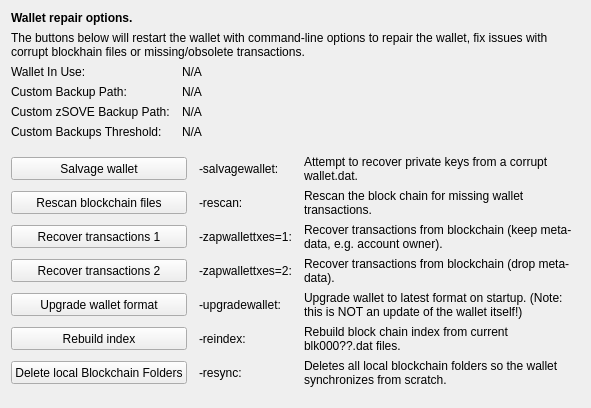
     <widget class="QWidget" name="tab_repair">
      <attribute name="title">
       <string>&amp;Wallet Repair</string>
      </attribute>
      <layout class="QGridLayout" name="gridLayout_4" columnstretch="0,0,0,0">
       <property name="horizontalSpacing">
        <number>12</number>
       </property>
       <item row="0" column="0" colspan="4">
        <widget class="QLabel" name="label_repair_header">
         <property name="font">
          <font>
           <weight>75</weight>
           <bold>true</bold>
          </font>
         </property>
         <property name="text">
          <string>Wallet repair options.</string>
         </property>
        </widget>
       </item>
       <item row="1" column="0" colspan="4">
        <widget class="QLabel" name="label_repair_helptext">
         <property name="font">
          <font>
           <weight>50</weight>
           <bold>false</bold>
          </font>
         </property>
         <property name="text">
          <string>The buttons below will restart the wallet with command-line options to repair the wallet, fix issues with corrupt blockhain files or missing/obsolete transactions.</string>
         </property>
         <property name="wordWrap">
          <bool>true</bool>
         </property>
        </widget>
       </item>
       <item row="2" column="0">
        <widget class="QLabel" name="wallet_path_label">
         <property name="text">
          <string>Wallet In Use:</string>
         </property>
        </widget>
       </item>
       <item row="2" column="1" colspan="3">
        <widget class="QLabel" name="wallet_path">
         <property name="cursor">
          <cursorShape>IBeamCursor</cursorShape>
         </property>
         <property name="text">
          <string>N/A</string>
         </property>
         <property name="textFormat">
          <enum>Qt::PlainText</enum>
         </property>
         <property name="textInteractionFlags">
          <set>Qt::LinksAccessibleByMouse|Qt::TextSelectableByKeyboard|Qt::TextSelectableByMouse</set>
         </property>
        </widget>
       </item>
       <item row="3" column="0">
        <widget class="QLabel" name="wallet_custombackuppath_label">
         <property name="text">
          <string>Custom Backup Path:</string>
         </property>
         <property name="visible">
          <bool>false</bool>
         </property>
        </widget>
       </item>
       <item row="3" column="1" colspan="3">
        <widget class="QLabel" name="wallet_custombackuppath">
         <property name="cursor">
          <cursorShape>IBeamCursor</cursorShape>
         </property>
         <property name="text">
          <string>N/A</string>
         </property>
         <property name="textFormat">
          <enum>Qt::PlainText</enum>
         </property>
         <property name="textInteractionFlags">
          <set>Qt::LinksAccessibleByMouse|Qt::TextSelectableByKeyboard|Qt::TextSelectableByMouse</set>
         </property>
         <property name="visible">
          <bool>false</bool>
         </property>
        </widget>
       </item>
       <item row="4" column="0">
        <widget class="QLabel" name="wallet_customzsovebackuppath_label">
         <property name="text">
          <string>Custom zSOVE Backup Path:</string>
         </property>
         <property name="visible">
          <bool>false</bool>
         </property>
        </widget>
       </item>
       <item row="4" column="1" colspan="3">
        <widget class="QLabel" name="wallet_customzsovebackuppath">
         <property name="cursor">
          <cursorShape>IBeamCursor</cursorShape>
         </property>
         <property name="text">
          <string>N/A</string>
         </property>
         <property name="textFormat">
          <enum>Qt::PlainText</enum>
         </property>
         <property name="textInteractionFlags">
          <set>Qt::LinksAccessibleByMouse|Qt::TextSelectableByKeyboard|Qt::TextSelectableByMouse</set>
         </property>
         <property name="visible">
          <bool>false</bool>
         </property>
        </widget>
       </item>
       <item row="5" column="0">
        <widget class="QLabel" name="wallet_custombackupthreshold_label">
         <property name="text">
          <string>Custom Backups Threshold:</string>
         </property>
         <property name="visible">
          <bool>false</bool>
         </property>
        </widget>
       </item>
       <item row="5" column="1" colspan="3">
        <widget class="QLabel" name="wallet_custombackupthreshold">
         <property name="cursor">
          <cursorShape>IBeamCursor</cursorShape>
         </property>
         <property name="text">
          <string>N/A</string>
         </property>
         <property name="textFormat">
          <enum>Qt::PlainText</enum>
         </property>
         <property name="textInteractionFlags">
          <set>Qt::LinksAccessibleByMouse|Qt::TextSelectableByKeyboard|Qt::TextSelectableByMouse</set>
         </property>
         <property name="visible">
          <bool>false</bool>
         </property>
        </widget>
       </item>
       <item row="6" column="0">
        <spacer name="verticalSpacer_repair1">
         <property name="orientation">
          <enum>Qt::Vertical</enum>
         </property>
         <property name="sizeHint" stdset="0">
          <size>
           <width>10</width>
           <height>10</height>
          </size>
         </property>
        </spacer>
       </item>
       <item row="7" column="0" colspan="2">
        <widget class="QPushButton" name="btn_salvagewallet">
         <property name="minimumSize">
          <size>
           <width>100</width>
           <height>23</height>
          </size>
         </property>
         <property name="text">
          <string>Salvage wallet</string>
         </property>
        </widget>
       </item>
       <item row="7" column="2">
        <widget class="QLabel" name="label_repair_salvage_command">
         <property name="text">
          <string notr="true">-salvagewallet:</string>
         </property>
        </widget>
       </item>
       <item row="7" column="3">
        <widget class="QLabel" name="label_repair_salvage">
         <property name="text">
          <string>Attempt to recover private keys from a corrupt wallet.dat.</string>
         </property>
         <property name="wordWrap">
          <bool>true</bool>
         </property>
        </widget>
       </item>
       <item row="8" column="0" colspan="2">
        <widget class="QPushButton" name="btn_rescan">
         <property name="minimumSize">
          <size>
           <width>100</width>
           <height>23</height>
          </size>
         </property>
         <property name="text">
          <string>Rescan blockchain files</string>
         </property>
        </widget>
       </item>
       <item row="8" column="2">
        <widget class="QLabel" name="label_repair_rescan_command">
         <property name="text">
          <string notr="true">-rescan:</string>
         </property>
        </widget>
       </item>
       <item row="8" column="3">
        <widget class="QLabel" name="label_repair_rescan">
         <property name="text">
          <string>Rescan the block chain for missing wallet transactions.</string>
         </property>
         <property name="wordWrap">
          <bool>true</bool>
         </property>
        </widget>
       </item>
       <item row="9" column="0" colspan="2">
        <widget class="QPushButton" name="btn_zapwallettxes1">
         <property name="minimumSize">
          <size>
           <width>100</width>
           <height>23</height>
          </size>
         </property>
         <property name="text">
          <string>Recover transactions 1</string>
         </property>
        </widget>
       </item>
       <item row="9" column="2">
        <widget class="QLabel" name="label_repair_zap1_command">
         <property name="text">
          <string notr="true">-zapwallettxes=1:</string>
         </property>
        </widget>
       </item>
       <item row="9" column="3">
        <widget class="QLabel" name="label_repair_zap1">
         <property name="text">
          <string>Recover transactions from blockchain (keep meta-data, e.g. account owner).</string>
         </property>
         <property name="wordWrap">
          <bool>true</bool>
         </property>
        </widget>
       </item>
       <item row="10" column="0" colspan="2">
        <widget class="QPushButton" name="btn_zapwallettxes2">
         <property name="minimumSize">
          <size>
           <width>100</width>
           <height>23</height>
          </size>
         </property>
         <property name="text">
          <string>Recover transactions 2</string>
         </property>
        </widget>
       </item>
       <item row="10" column="2">
        <widget class="QLabel" name="label_repair_zap2_command">
         <property name="text">
          <string notr="true">-zapwallettxes=2:</string>
         </property>
        </widget>
       </item>
       <item row="10" column="3">
        <widget class="QLabel" name="label_repair_zap2">
         <property name="text">
          <string>Recover transactions from blockchain (drop meta-data).</string>
         </property>
         <property name="wordWrap">
          <bool>true</bool>
         </property>
        </widget>
       </item>
       <item row="11" column="0" colspan="2">
        <widget class="QPushButton" name="btn_upgradewallet">
         <property name="minimumSize">
          <size>
           <width>100</width>
           <height>23</height>
          </size>
         </property>
         <property name="text">
          <string>Upgrade wallet format</string>
         </property>
        </widget>
       </item>
       <item row="11" column="2">
        <widget class="QLabel" name="label_repair_upgrade_command">
         <property name="text">
          <string notr="true">-upgradewallet:</string>
         </property>
        </widget>
       </item>
       <item row="11" column="3">
        <widget class="QLabel" name="label_repair_upgrade">
         <property name="text">
          <string>Upgrade wallet to latest format on startup. (Note: this is NOT an update of the wallet itself!)</string>
         </property>
         <property name="wordWrap">
          <bool>true</bool>
         </property>
        </widget>
       </item>
       <item row="12" column="0" colspan="2">
        <widget class="QPushButton" name="btn_reindex">
         <property name="minimumSize">
          <size>
           <width>100</width>
           <height>23</height>
          </size>
         </property>
         <property name="text">
          <string>Rebuild index</string>
         </property>
        </widget>
       </item>
       <item row="12" column="2">
        <widget class="QLabel" name="label_repair_reindex_command">
         <property name="text">
          <string notr="true">-reindex:</string>
         </property>
        </widget>
       </item>
       <item row="12" column="3">
        <widget class="QLabel" name="label_repair_reindex">
         <property name="text">
          <string>Rebuild block chain index from current blk000??.dat files.</string>
         </property>
         <property name="wordWrap">
          <bool>true</bool>
         </property>
        </widget>
       </item>
       <item row="13" column="0" colspan="2">
        <widget class="QPushButton" name="btn_resync">
         <property name="minimumSize">
          <size>
           <width>100</width>
           <height>23</height>
          </size>
         </property>
         <property name="text">
          <string>Delete local Blockchain Folders</string>
         </property>
        </widget>
       </item>
       <item row="13" column="2">
        <widget class="QLabel" name="label_repair_resync_command">
         <property name="text">
          <string>-resync:</string>
         </property>
        </widget>
       </item>
       <item row="13" column="3">
        <widget class="QLabel" name="label_repair_resync">
         <property name="text">
          <string>Deletes all local blockchain folders so the wallet synchronizes from scratch.</string>
         </property>
         <property name="wordWrap">
          <bool>true</bool>
         </property>
        </widget>
       </item>
       <item row="14" column="0">
        <spacer name="verticalSpacer_repair2">
         <property name="orientation">
          <enum>Qt::Vertical</enum>
         </property>
         <property name="sizeHint" stdset="0">
          <size>
           <width>20</width>
           <height>10</height>
          </size>
         </property>
        </spacer>
       </item>
      </layout>
     </widget>
